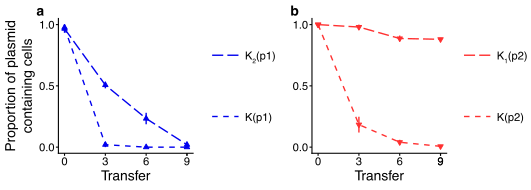

Here is the R script that generated this plot:
library(ggplot2)
library(Rmisc)
library(lattice)
library(plyr)
library(cowplot)
library(gridExtra)
library(grid)
library(egg)
theme_set(theme_cowplot())

#########################
#FigureS9########
#####################
Data_KP28s <- as.data.frame(read.csv("FigS9_KP28s.csv", header = TRUE))
Data_KP29s <- as.data.frame(read.csv("FigS9_KP29s.csv", header = TRUE))
Data_HevoPancs <- as.data.frame(read.csv("FigS9_HevoPancs.csv", header = TRUE))

sum_dat_KP28s <- summarySE(Data_KP28s, measurevar="Fraction_P", groupvars=c("Strain","Day"))
sum_dat_KP29s <- summarySE(Data_KP29s, measurevar="Fraction_P", groupvars=c("Strain","Day"))
sum_dat_HevoPancs<- summarySE(Data_HevoPancs, measurevar="Fraction_P", groupvars=c("Strain","Day"))

###9a###
sum_dat_KP28 <- sum_dat_KP28s[which(sum_dat_KP28s$Strain == 'ancestor'),]
sum_dat_KP28 <- rbind(sum_dat_KP28, sum_dat_HevoPancs[which(sum_dat_HevoPancs$Strain == 'K2(p1)'),])

FigS9a <- 
  ggplot(sum_dat_KP28, aes(x=Day, y=Fraction_P)) + 
  geom_errorbar(aes(ymin=Fraction_P-se, ymax=Fraction_P+se), width=0, size = 0.4668623442372146, color="blue2") +
  geom_line(aes(linetype = Strain), size = 0.4668623442372146, color="blue2") +
  geom_point(shape=24, fill="blue2", color="blue2", size=1)+
  scale_linetype_manual(values=c("dashed", "longdash")) +
  theme(legend.position="none") +
  theme(axis.title.x=element_blank()) +
  theme(axis.title.y=element_blank()) +
  theme(axis.line.y = element_line(size = 0.3734899)) +
  theme(axis.line.x = element_line(size = 0.3734899)) +
  theme(axis.ticks = element_line(size = 0.3734899))+
  theme(axis.text.x = element_text(margin=margin(1,0,0,0,"pt")),
        axis.text.y = element_text(margin=margin(0,1,0,0,"pt")))+
  theme(axis.ticks.length=unit(.025, "in"))+
  theme(plot.margin = margin(.2, 0, 0, .05, "in"))+
  expand_limits(x = 0, y = 0) +
  theme(axis.text = element_text(size = 8)) +
  scale_x_continuous(breaks=c(0,3,6,9))+
  scale_y_continuous(breaks=c(0.0, 0.5, 1.0))


FigS9a

###S9b###
sum_dat_KP29 <- sum_dat_KP29s[which(sum_dat_KP29s$Strain == 'ancestor'),]
sum_dat_KP29 <- rbind(sum_dat_KP29, sum_dat_HevoPancs[which(sum_dat_HevoPancs$Strain == 'K1(p2)'),])

FigS9b <-
  ggplot(sum_dat_KP29, aes(x=Day, y=Fraction_P, colour=Strain)) + 
  geom_errorbar(aes(ymin=Fraction_P-se, ymax=Fraction_P+se),  width=0, size = 0.4668623442372146, color="firebrick1") +
  geom_line(aes(linetype = Strain), size = 0.4668623442372146, color="firebrick1") +
  geom_point(shape=25, fill="firebrick1", color="firebrick1", size=1)+
  scale_linetype_manual(values=c("dashed", "longdash")) +
  theme(legend.position="none") +
  theme(axis.title.x=element_blank()) +
  theme(axis.title.y=element_blank()) +
  theme(axis.line.y = element_line(size = 0.3734899)) +
  theme(axis.line.x = element_line(size = 0.3734899)) +
  theme(axis.ticks = element_line(size = 0.3734899))+
  theme(axis.text.x = element_text(margin=margin(1,0,0,0,"pt")),
        axis.text.y = element_text(margin=margin(0,1,0,0,"pt")))+
  theme(axis.ticks.length=unit(.025, "in"))+
  theme(plot.margin = margin(.2, 0, 0, .05, "in"))+
  expand_limits(x = 0, y = 0) +
  theme(axis.text = element_text(size = 8)) +
  scale_x_continuous(breaks=c(0,3,6,9))+
  scale_y_continuous(breaks=c(0.0, 0.5, 1.0))


FigS9b

FigS9a_fixed <- set_panel_size(FigS9a, width  = unit(1.35, "in"), height = unit(1.35, "in"))
FigS9b_fixed <- set_panel_size(FigS9b, width  = unit(1.35, "in"), height = unit(1.35, "in"))

####Fit together###


FigureS9_main <- plot_grid(FigS9a_fixed, FigS9b_fixed, ncol = 2, align = "v", 
                          labels = c('a','b'), label_size = 10)

FigureS9_main

#create common x and y labels

y.grob <- textGrob("Proportion of plasmid-containing cells", 
                   gp=gpar(fontsize=10), rot=90)

x.grob <- textGrob("Transfer", 
                   gp=gpar(fontsize=10))

#add common axis to plot

FigureS9 <- grid.arrange(arrangeGrob(FigureS9_main, left = y.grob, bottom = x.grob))

save_plot("FigureS9.pdf", plot = FigureS9, base_width = 3.45, base_height = 1.85)
